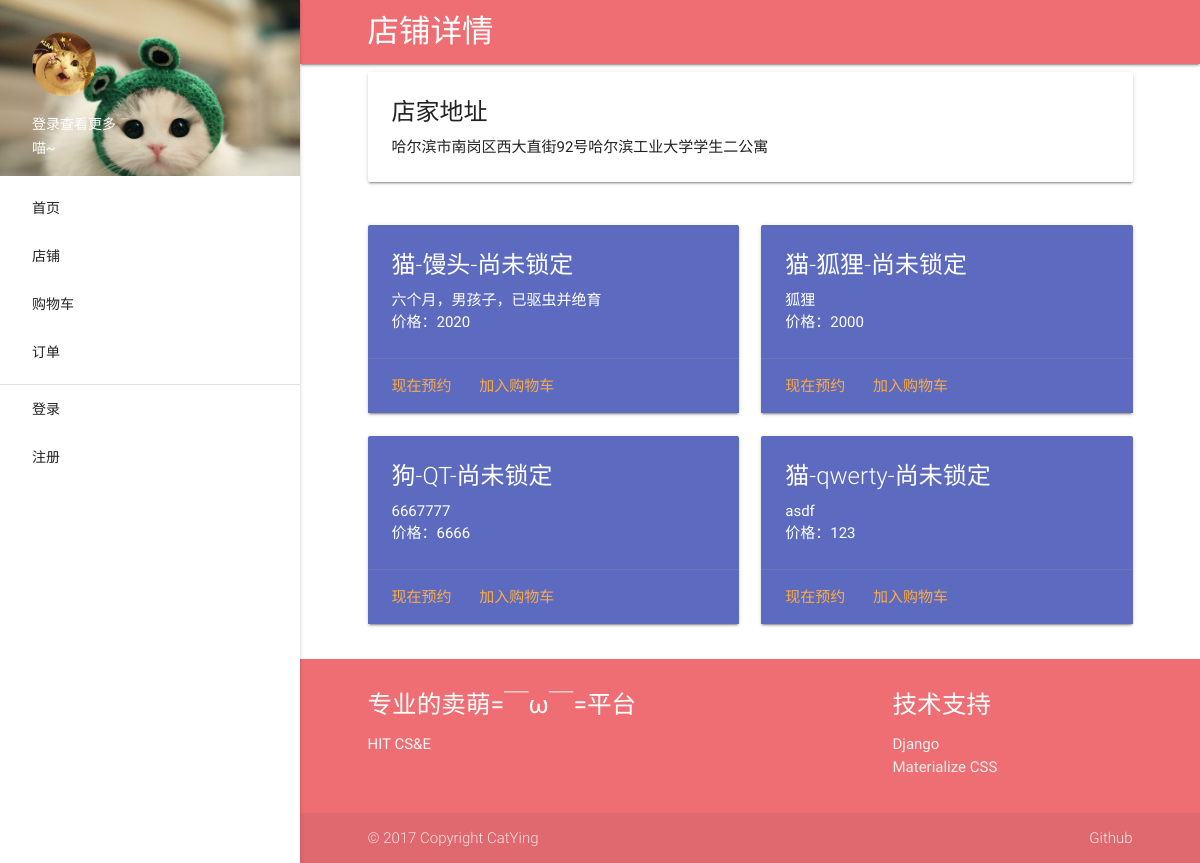
Page /shop/detail/1/ on the earlier database version.
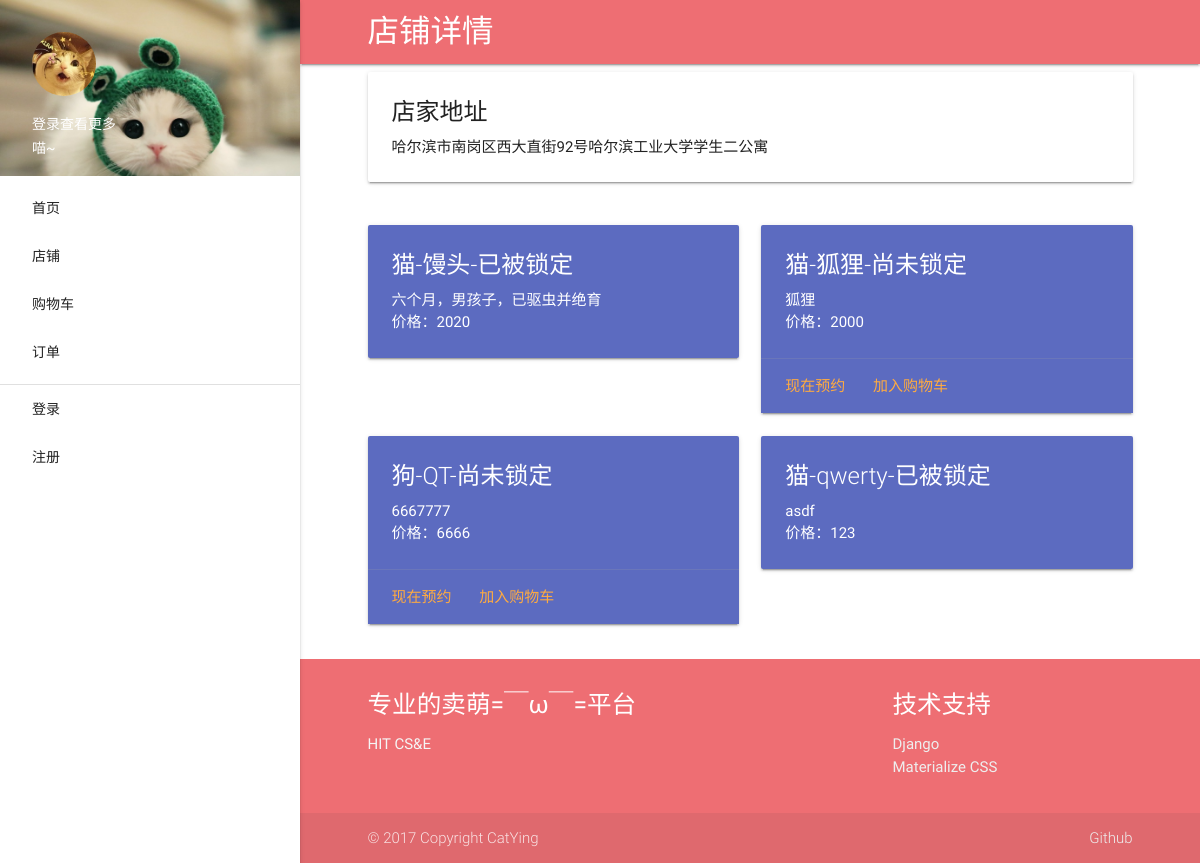
Same page on the later database version.
### shop/models.py (models this page shows, shortened)
class Item(models.Model):
    name = models.CharField(max_length=128)
    prototype = models.ForeignKey(Prototype)
    myuser = models.ForeignKey(MyUser)
    detail = models.TextField()
    locking_id = models.IntegerField(blank=True, null=True)
    price = models.IntegerField(default=2000)
    available = models.BooleanField(default=True)

class Prototype(models.Model):
    name = models.CharField(max_length=64)

### shop/views.py (the view)
# urls.py: url(r"^detail/(?P<pk>[0-9]+)/", views.ShopDetailView.as_view(), name="shop-detail"),
class ShopDetailView(FrontMixin, ListView):
    model = Item
    context_object_name = 'item_list'
    template_name = 'shop/shop.html'
    def get_queryset(self):
        return Item.objects.filter(myuser=MyUser.objects.get(pk=int(self.kwargs['pk'])), available=True)
    def dispatch(self, request, *args, **kwargs):
        try:
            return super(ShopDetailView, self).dispatch(request, *args, **kwargs)
        except:
            return render(request, 'error.html')
    def get_context_data(self, **kwargs):
        context = super(ShopDetailView, self).get_context_data(**kwargs)
        context['detail'] = MyUser.objects.get(pk=int(self.kwargs['pk']))
        return context

### authentication/mixin.py (called while the page is built)
    def get_context_data(self, **kwargs):
        context = super(AuthMixin, self).get_context_data(**kwargs)
        if self.request.user.is_authenticated():
            myuser = self.request.user.myuser
            context['myuser'] = myuser
        return context

### website/mixin.py (called while the page is built)
    def get_context_data(self, **kwargs):
        return super(FrontMixin, self).get_context_data(**kwargs)

### templates/shop/shop.html (shortened to what this page needs)
{% extends 'base.html' %}
{% load staticfiles %}
{% block navhead %}店铺详情{% endblock %}
{% block content %}
    <div class="container">
        <div class="row">
            <div class="col s12">
                <div class="card">
                    <div class="card-content ">
                        <span class="card-title">店家地址</span>
                        <p>{{ detail.address }}</p>
                    </div>
                </div>
            </div>
        </div>
        <div class="row">
            {% for item in item_list %}
                <div class="col s12 m6">
                    {% if item.locking_id %}
                        <div class="card  indigo  lighten-1">
                            <div class="card-content white-text">
                                <span class="card-title">{{ item.prototype.name }}-{{ item.name }}-已被锁定</span>
                                <p>{{ item.detail }}</p>
                                <p>价格：{{ item.price }}</p>
                            </div>
                        </div>
                    {% else %}
                        <div class="card  indigo  lighten-1">
                            <div class="card-content white-text">
                                <span class="card-title">{{ item.prototype.name }}-{{ item.name }}-尚未锁定</span>
                                <p>{{ item.detail }}</p>
                                <p>价格：{{ item.price }}</p>
                            </div>
                            <div class="card-action">
                                <a href="{% url 'single-cal' item.pk %}">现在预约</a>
                                <a href="#" class="add_cart" data-value="{{ item.id }}">加入购物车</a>
                            </div>
                        </div>
                    {% endif %}
                </div>
            {% endfor %}
        </div>
    </div>
{% endblock %}

Differences in the rows shown:
changed Item "馒头": locking_id "-尚未锁定 现在预约 加入购物车" → "-已被锁定"
changed Item "qwerty": locking_id "-尚未锁定 现在预约 加入购物车" → "-已被锁定"
